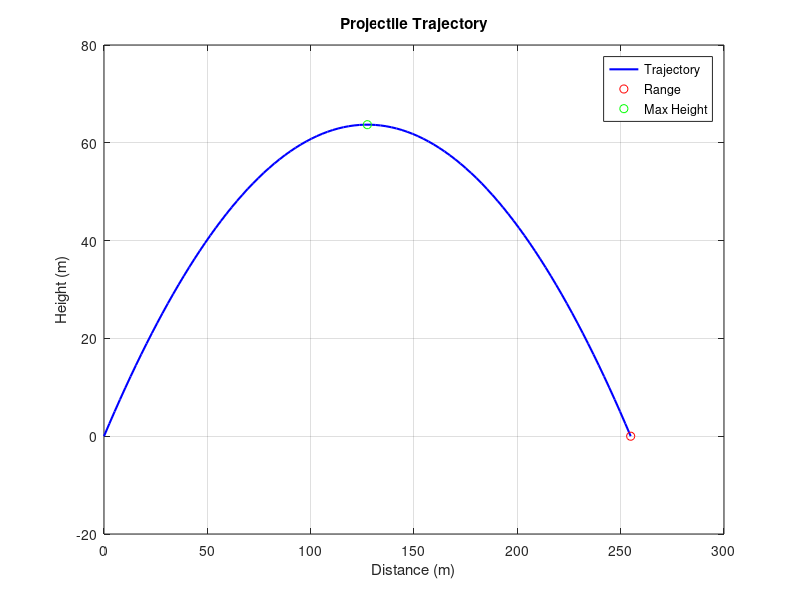

MATLAB code to generate this figure:
% Define initial values
initial_velocity = 50; % in meters per second
launch_angle = 45; % in degrees
g = 9.81; % acceleration due to gravity in m/s^2

% Convert the angle to radians
angle_rad = launch_angle * pi / 180;

% Calculate the time of flight (total time in the air)
total_time = (2 * initial_velocity * sin(angle_rad)) / g;

% Generate time points for plotting
t = linspace(0, total_time, 100);

% Calculate x and y positions at each time point
x = initial_velocity * cos(angle_rad) * t;
y = initial_velocity * sin(angle_rad) * t - 0.5 * g * t.^2;

% Plot the trajectory
plot(x, y, 'b', 'LineWidth', 1.5);
title('Projectile Trajectory');
xlabel('Distance (m)');
ylabel('Height (m)');
grid on;

% Highlight the maximum height and range points
hold on;
max_height = max(y);
range = max(x);
plot(range, 0, 'ro'); % Range point
plot(range / 2, max_height, 'go'); % Max height point
legend('Trajectory', 'Range', 'Max Height');
hold off;